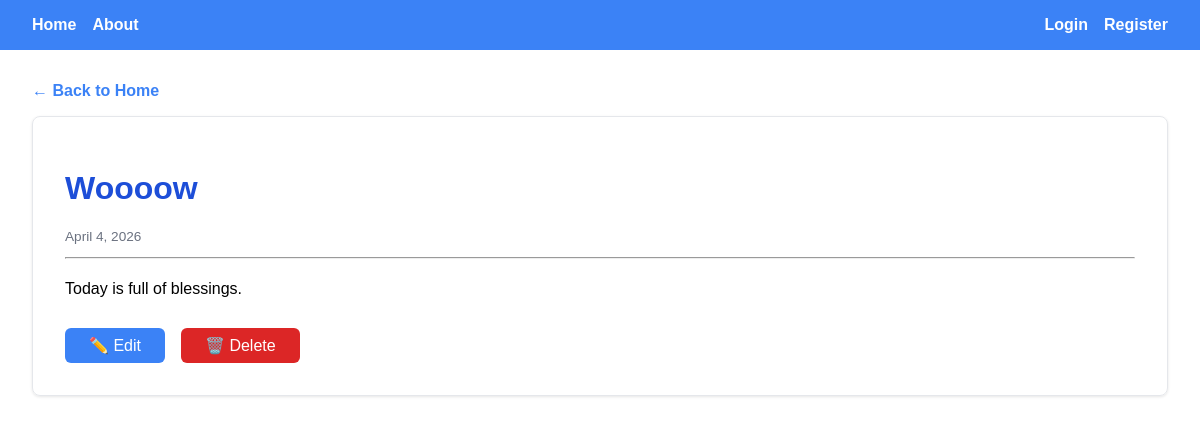
The app's page /post/4/ with its own data.
### blog/models.py (models this page shows, shortened)
class Post(models.Model):
    title = models.CharField(max_length=200)
    content = models.TextField()
    date = models.DateTimeField(auto_now_add=True)

### blog/views.py (the view)
# urls.py: path('post/<int:pk>/', views.post_detail, name='post_detail'),
def post_detail(request, pk):
    post = Post.objects.get(pk=pk)
    return render(request, 'blog/post_detail.html', {'post': post})

### blog/templates/blog/post_detail.html (shortened to what this page needs)
{% extends 'blog/base.html' %}
{% block content %}
<a href="/" style="
        color: #3b82f6;
        text-decoration: none;
        font-weight: bold;
    ">← Back to Home</a>
<div style="
        border: 1px solid #e5e7eb;
        border-radius: 8px;
        padding: 2rem;
        margin-top: 1rem;
        box-shadow: 0 1px 3px rgba(0,0,0,0.1);
    ">
    <h1 style="color: #1d4ed8;">{{ post.title }}</h1>
    <p style="color: #6b7280; font-size: 0.85rem;">
        {{ post.date|date:"F j, Y" }}
    </p>
    <hr>
    <p style="line-height: 1.8;">{{ post.content }}</p>
    <div style="margin-top: 1.5rem; display: flex; gap: 1rem;">
        <a href="{% url 'post_edit' post.pk %}" style="
                background: #3b82f6;
                color: white;
                padding: 0.5rem 1.5rem;
                border-radius: 6px;
                text-decoration: none;
            ">✏️ Edit</a>
        <a href="{% url 'post_delete' post.pk %}" style="
                background: #dc2626;
                color: white;
                padding: 0.5rem 1.5rem;
                border-radius: 6px;
                text-decoration: none;
            ">🗑️ Delete</a>
    </div>
</div>
{% endblock %}

### blog/templates/blog/base.html (style rules this page uses)
body { font-family: Arial, sans-serif; margin: 0; }

### records on screen
Post: title "Woooow", date "April 4, 2026", content "Today is full of blessings."
